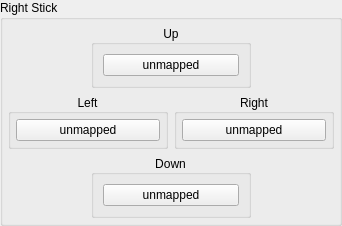
            <widget class="QGroupBox" name="gb_right_stick">
             <property name="sizePolicy">
              <sizepolicy hsizetype="Fixed" vsizetype="Fixed">
               <horstretch>0</horstretch>
               <verstretch>0</verstretch>
              </sizepolicy>
             </property>
             <property name="minimumSize">
              <size>
               <width>0</width>
               <height>0</height>
              </size>
             </property>
             <property name="title">
              <string>Right Stick</string>
             </property>
             <layout class="QVBoxLayout" name="verticalLayout_2">
              <property name="leftMargin">
               <number>5</number>
              </property>
              <property name="topMargin">
               <number>5</number>
              </property>
              <property name="rightMargin">
               <number>5</number>
              </property>
              <property name="bottomMargin">
               <number>5</number>
              </property>
              <item>
               <widget class="QWidget" name="widget_right_stick_up" native="true">
                <layout class="QHBoxLayout" name="widget_right_stick_up_layout">
                 <property name="leftMargin">
                  <number>0</number>
                 </property>
                 <property name="topMargin">
                  <number>0</number>
                 </property>
                 <property name="rightMargin">
                  <number>0</number>
                 </property>
                 <property name="bottomMargin">
                  <number>0</number>
                 </property>
                 <item>
                  <widget class="QGroupBox" name="gb_right_stick_up">
                   <property name="sizePolicy">
                    <sizepolicy hsizetype="Preferred" vsizetype="Fixed">
                     <horstretch>0</horstretch>
                     <verstretch>0</verstretch>
                    </sizepolicy>
                   </property>
                   <property name="minimumSize">
                    <size>
                     <width>160</width>
                     <height>0</height>
                    </size>
                   </property>
                   <property name="maximumSize">
                    <size>
                     <width>124</width>
                     <height>1231321</height>
                    </size>
                   </property>
                   <property name="title">
                    <string>Up</string>
                   </property>
                   <property name="alignment">
                    <set>Qt::AlignmentFlag::AlignCenter</set>
                   </property>
                   <layout class="QVBoxLayout" name="verticalLayout_7">
                    <item>
                     <widget class="QPushButton" name="RStickUpButton">
                      <property name="minimumSize">
                       <size>
                        <width>0</width>
                        <height>0</height>
                       </size>
                      </property>
                      <property name="focusPolicy">
                       <enum>Qt::FocusPolicy::NoFocus</enum>
                      </property>
                      <property name="text">
                       <string>unmapped</string>
                      </property>
                     </widget>
                    </item>
                   </layout>
                  </widget>
                 </item>
                </layout>
               </widget>
              </item>
              <item>
               <layout class="QHBoxLayout" name="layout_right_stick_left_right">
                <item>
                 <widget class="QGroupBox" name="gb_right_stick_left">
                  <property name="minimumSize">
                   <size>
                    <width>160</width>
                    <height>0</height>
                   </size>
                  </property>
                  <property name="title">
                   <string>Left</string>
                  </property>
                  <property name="alignment">
                   <set>Qt::AlignmentFlag::AlignCenter</set>
                  </property>
                  <layout class="QVBoxLayout" name="gb_right_stick_left_layout">
                   <property name="leftMargin">
                    <number>5</number>
                   </property>
                   <property name="topMargin">
                    <number>5</number>
                   </property>
                   <property name="rightMargin">
                    <number>5</number>
                   </property>
                   <property name="bottomMargin">
                    <number>5</number>
                   </property>
                   <item>
                    <widget class="QPushButton" name="RStickLeftButton">
                     <property name="focusPolicy">
                      <enum>Qt::FocusPolicy::NoFocus</enum>
                     </property>
                     <property name="text">
                      <string>unmapped</string>
                     </property>
                    </widget>
                   </item>
                  </layout>
                 </widget>
                </item>
                <item>
                 <widget class="QGroupBox" name="gb_right_stick_right">
                  <property name="minimumSize">
                   <size>
                    <width>160</width>
                    <height>0</height>
                   </size>
                  </property>
                  <property name="title">
                   <string>Right</string>
                  </property>
                  <property name="alignment">
                   <set>Qt::AlignmentFlag::AlignCenter</set>
                  </property>
                  <layout class="QVBoxLayout" name="gb_right_stick_right_layout">
                   <property name="leftMargin">
                    <number>5</number>
                   </property>
                   <property name="topMargin">
                    <number>5</number>
                   </property>
                   <property name="rightMargin">
                    <number>5</number>
                   </property>
                   <property name="bottomMargin">
                    <number>5</number>
                   </property>
                   <item>
                    <widget class="QPushButton" name="RStickRightButton">
                     <property name="focusPolicy">
                      <enum>Qt::FocusPolicy::NoFocus</enum>
                     </property>
                     <property name="text">
                      <string>unmapped</string>
                     </property>
                    </widget>
                   </item>
                  </layout>
                 </widget>
                </item>
               </layout>
              </item>
              <item>
               <widget class="QWidget" name="widget_right_stick_down" native="true">
                <layout class="QHBoxLayout" name="widget_right_stick_down_layout">
                 <property name="leftMargin">
                  <number>0</number>
                 </property>
                 <property name="topMargin">
                  <number>0</number>
                 </property>
                 <property name="rightMargin">
                  <number>0</number>
                 </property>
                 <property name="bottomMargin">
                  <number>0</number>
                 </property>
                 <item>
                  <widget class="QGroupBox" name="gb_right_stick_down">
                   <property name="minimumSize">
                    <size>
                     <width>160</width>
                     <height>0</height>
                    </size>
                   </property>
                   <property name="maximumSize">
                    <size>
                     <width>124</width>
                     <height>2121</height>
                    </size>
                   </property>
                   <property name="title">
                    <string>Down</string>
                   </property>
                   <property name="alignment">
                    <set>Qt::AlignmentFlag::AlignCenter</set>
                   </property>
                   <layout class="QVBoxLayout" name="verticalLayout_6">
                    <item>
                     <widget class="QPushButton" name="RStickDownButton">
                      <property name="focusPolicy">
                       <enum>Qt::FocusPolicy::NoFocus</enum>
                      </property>
                      <property name="text">
                       <string>unmapped</string>
                      </property>
                     </widget>
                    </item>
                   </layout>
                  </widget>
                 </item>
                </layout>
               </widget>
              </item>
             </layout>
            </widget>
